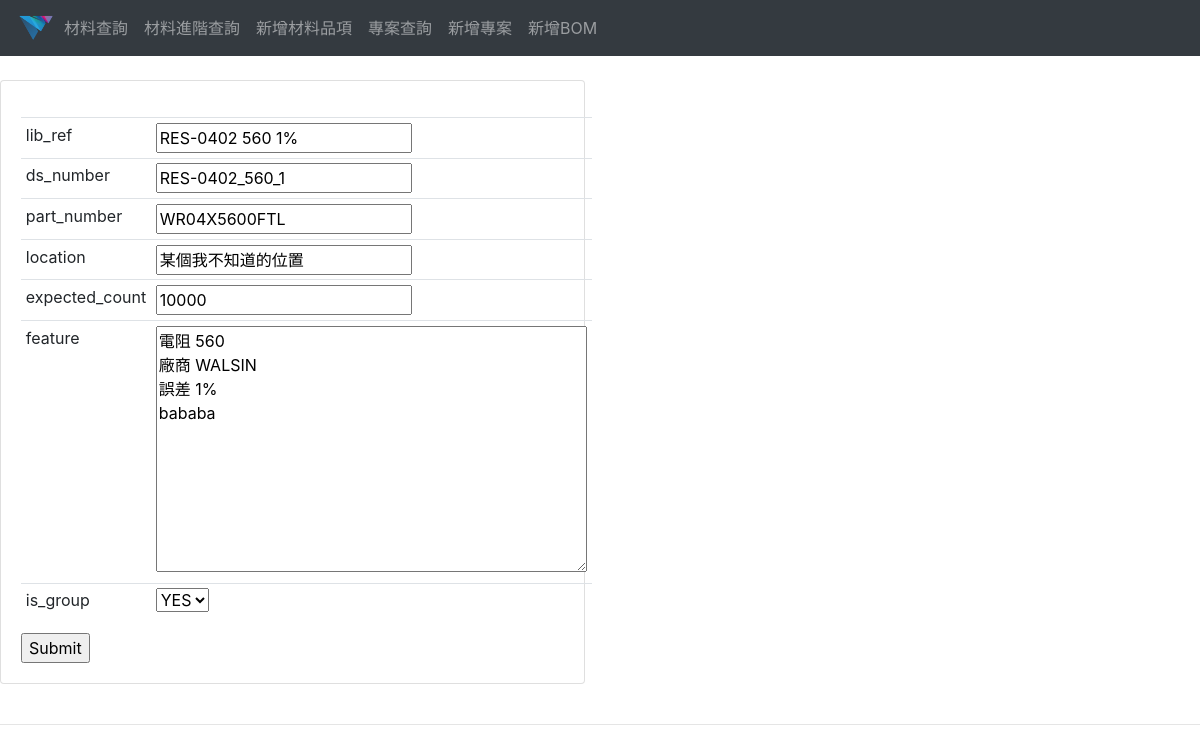
The page /update_item/2/ on the database its author committed.
### material_management_system/models.py (models this page shows, shortened)
class Item(models.Model):
    GROUP_STATUS = (
        ('YES', 'YES'),
        ('NO', 'NO'),
    )
    lib_ref = models.CharField(max_length=200, blank=True)
    ds_number = models.CharField(max_length=200,unique=True)
    part_number = models.CharField(max_length=200, null=True, blank=True)
    location = models.CharField(max_length=200, null=True, blank=True)
    expected_count = models.IntegerField(null=True)
    feature = models.TextField(blank=True, null=True)
    date_created = models.DateTimeField(auto_now_add=True)
    free_count = models.IntegerField(default=0)
    unavailable_count = models.IntegerField(default=0)
    is_group = models.CharField(max_length=5, choices=GROUP_STATUS, default='YES')

### material_management_system/views.py (the view, shortened to what this page needs)
# urls.py: path('update_item/<str:pk>/', views.update_item, name="update_item"),
def update_item(request, pk):
    item = Item.objects.get(id=pk)
    form = ItemForm(instance=item)
    info = str()
    context = {'form': form, 'info': info}
    return render(request, 'new_item.html', context)

### material_management_system/forms.py
class ItemForm(ModelForm):
    lib_ref = forms.CharField(label="Lib Ref")
    ds_number = forms.CharField(label="DS Number")
    part_number = forms.CharField(label="Part Number")
    location = forms.CharField(label="存放位置")
    expected_count = forms.IntegerField(label="期望庫存")
    class Meta:
        model = Item
        fields = '__all__'
        exclude = ['free_count', 'unavailable_count']

### templates/new_item.html (shortened to what this page needs)
{% extends 'main.html' %}
{% block content %}
<br>
<div class="row">
	<div class="col-md-6">
		<div class="card card-body">
			<form action="" method="POST">
            <table class="table table-sm">
                {% for it in form %}
                    <tr>
                    <td>{{ it.name }}</td>
                    <td>{{ it }}</td>
                    </tr>
                {% endfor %}
            </table>
				<input type="submit" name="Submit">
			</form>
		</div>
	</div>
</div>
<br>
{% endblock %}

### rows shown on the page
Item: form "RES-0402 560 1%" "RES-0402_560_1" "WR04X5600FTL" "某個我不知道的位置" "10000" "電阻 560 廠商 WALSIN 誤差 1% bababa" "YES"

### other values the page prints
{{ it.name }} "lib_ref" "ds_number" "part_number" "location" "expected_count" "feature" "is_group"
